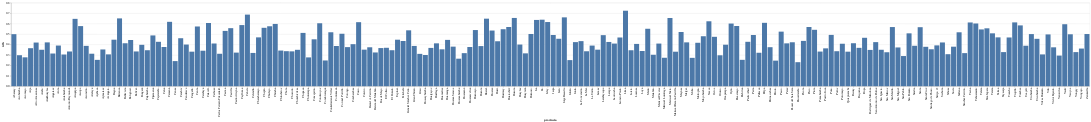

This figure's notebook cell:
### Code cell
#Gráfico Nº1: Gráfico de barras IDH según provincia
g1= alt.Chart(data).mark_bar().encode(
  y = alt.Y("idh"),
  x = alt.X("provincia")
  )

g1

### Figure 1 — Vega-Lite specification as saved in the notebook (floating-point values rounded to 4 significant figures; data arrays with more than 128 entries replaced by an {"elided": "..."} marker saying what was removed)
{"config": {"view": {"continuousWidth": 400, "continuousHeight": 300}}, "data": {"name": "data-8fda160f6ee09c2b477592938e7ca427"}, "mark": "bar", "encoding": {"x": {"field": "provincia", "type": "nominal"}, "y": {"field": "idh", "type": "quantitative"}}, "$schema": "https://vega.github.io/schema/vega-lite/v4.17.0.json", "datasets": {"data-8fda160f6ee09c2b477592938e7ca427": {"elided": "194 records"}}}
